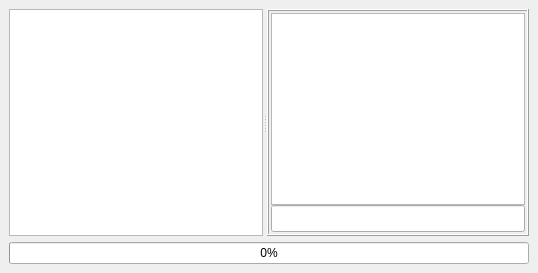
  <widget class="QDockWidget" name="Progress_dw">
   <property name="styleSheet">
    <string notr="true"/>
   </property>
   <property name="allowedAreas">
    <set>Qt::DockWidgetArea::BottomDockWidgetArea|Qt::DockWidgetArea::TopDockWidgetArea</set>
   </property>
   <property name="windowTitle">
    <string>训练进程显示器</string>
   </property>
   <attribute name="dockWidgetArea">
    <number>8</number>
   </attribute>
   <widget class="QWidget" name="dockWidgetContents_3">
    <layout class="QVBoxLayout" name="verticalLayout_3">
     <item>
      <widget class="QSplitter" name="splitter">
       <property name="orientation">
        <enum>Qt::Orientation::Horizontal</enum>
       </property>
       <widget class="QTextEdit" name="Tip_te">
        <property name="font">
         <font>
          <family>Arial</family>
          <pointsize>9</pointsize>
         </font>
        </property>
        <property name="styleSheet">
         <string notr="true"/>
        </property>
       </widget>
       <widget class="QFrame" name="frame_3">
        <property name="styleSheet">
         <string notr="true"/>
        </property>
        <property name="frameShape">
         <enum>QFrame::Shape::Box</enum>
        </property>
        <property name="frameShadow">
         <enum>QFrame::Shadow::Raised</enum>
        </property>
        <layout class="QVBoxLayout" name="verticalLayout_2">
         <property name="spacing">
          <number>0</number>
         </property>
         <property name="leftMargin">
          <number>2</number>
         </property>
         <property name="topMargin">
          <number>2</number>
         </property>
         <property name="rightMargin">
          <number>2</number>
         </property>
         <property name="bottomMargin">
          <number>2</number>
         </property>
         <item>
          <widget class="QTextEdit" name="Run_mes_te">
           <property name="font">
            <font>
             <family>Arial</family>
             <pointsize>9</pointsize>
            </font>
           </property>
           <property name="styleSheet">
            <string notr="true"/>
           </property>
          </widget>
         </item>
         <item>
          <widget class="QLineEdit" name="Batch_mes_le">
           <property name="font">
            <font>
             <family>Segoe UI</family>
             <pointsize>12</pointsize>
            </font>
           </property>
           <property name="styleSheet">
            <string notr="true"/>
           </property>
          </widget>
         </item>
        </layout>
       </widget>
      </widget>
     </item>
     <item>
      <widget class="QProgressBar" name="Train_progressbar">
       <property name="styleSheet">
        <string notr="true"/>
       </property>
       <property name="maximum">
        <number>100</number>
       </property>
       <property name="value">
        <number>0</number>
       </property>
      </widget>
     </item>
    </layout>
   </widget>
  </widget>
